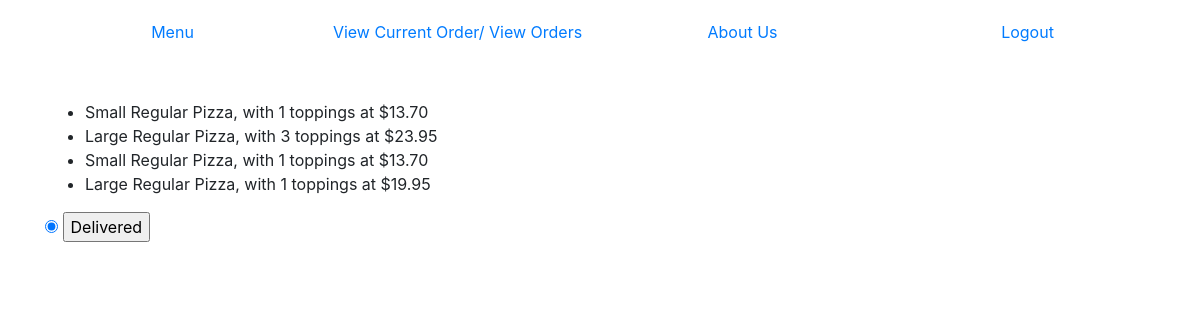
The page /1 (signed in) on the database its author committed.
### orders/models.py (models this page shows, shortened)
class Pizza(models.Model):
    base_pizza = models.ForeignKey(BasePizza, on_delete=models.CASCADE, null=True)
    toppings = models.ManyToManyField(Topping, blank=True)
    order = models.ForeignKey(Order, on_delete=models.CASCADE, null=True, blank=True, related_name="pizzas")
    ordered_by = models.ForeignKey(User, on_delete=models.CASCADE)
    sent_to_kitchen = models.BooleanField(default=False)
    large = models.BooleanField(default=False)
    price = models.DecimalField(max_digits=4, decimal_places=2, default=0.00, editable=False)
    def __str__(self):
        topping_count = self.toppings.all().count()
        if topping_count == 0:
            if self.large:
                return f"Large {self.base_pizza.pizzatype} Pizza, at ${self.price}"
            else:
                return f"Small {self.base_pizza.pizzatype} Pizza, at ${self.price}"
        elif topping_count <= 3:
            if self.large:
                return f"Large {self.base_pizza.pizzatype} Pizza, with {topping_count} toppings at ${self.price}"
            else:
                return f"Small {self.base_pizza.pizzatype} Pizza, with {topping_count} toppings at ${self.price}"
        else:
            if self.large:
                return f"Large {self.base_pizza.pizzatype} Special Pizza, at ${self.price}"
            else:
                return f"Small {self.base_pizza.pizzatype} Special Pizza, at ${self.price}"

class BasePizza(models.Model):
    pizzatype = models.CharField(max_length=28, unique=True)
    sm_0t = models.DecimalField(max_digits=10, decimal_places=2, default=0.00)
    sm_1t = models.DecimalField(max_digits=10, decimal_places=2, default=0.00)
    sm_2t = models.DecimalField(max_digits=10, decimal_places=2, default=0.00)
    sm_3t = models.DecimalField(max_digits=10, decimal_places=2, default=0.00)
    sm_st = models.DecimalField(max_digits=10, decimal_places=2, default=0.00)
    la_0t = models.DecimalField(max_digits=10, decimal_places=2, default=0.00)
    la_1t = models.DecimalField(max_digits=10, decimal_places=2, default=0.00)
    la_2t = models.DecimalField(max_digits=10, decimal_places=2, default=0.00)
    la_3t = models.DecimalField(max_digits=10, decimal_places=2, default=0.00)
    la_st = models.DecimalField(max_digits=10, decimal_places=2, default=0.00)

### orders/views.py (the view)
# urls.py: path("<int:order_id>", views.individualOrder, name ="individualOrder"),
@staff_member_required
def individualOrder(request, order_id):
	context = {
		"pizzas" : Pizza.objects.filter(order = Order.objects.get(id = order_id)),
		"pastas" : Pasta.objects.filter(order = Order.objects.get(id = order_id)),
		"salads" : Salad.objects.filter(order = Order.objects.get(id = order_id)),
		"platters" : DinnerPlatters.objects.filter(order = Order.objects.get(id = order_id)),
		"id" : order_id
	}
	return render(request, "orders/vieworder.html", context)

### orders/templates/orders/vieworder.html (shortened to what this page needs)
{% extends "orders/layout.html" %}
{% block body %}
<ul>
    {% for pizza in pizzas %}
    <li>{{pizza}}</li>
    {% endfor %}
</ul>
<form action="{% url 'orderdelivered' %}" method="post">
    <input type="radio" name="order_id" value="{{id}}" checked="checked">
    <input type="submit" value="Delivered">
</form>
{% endblock %}

### rows shown on the page
Pizza: id+large+base_pizza "Small Regular Pizza, with 1 toppings at $13.70"
Pizza: id+large+base_pizza "Large Regular Pizza, with 3 toppings at $23.95"
Pizza: id+large+base_pizza "Small Regular Pizza, with 1 toppings at $13.70"
Pizza: id+large+base_pizza "Large Regular Pizza, with 1 toppings at $19.95"
